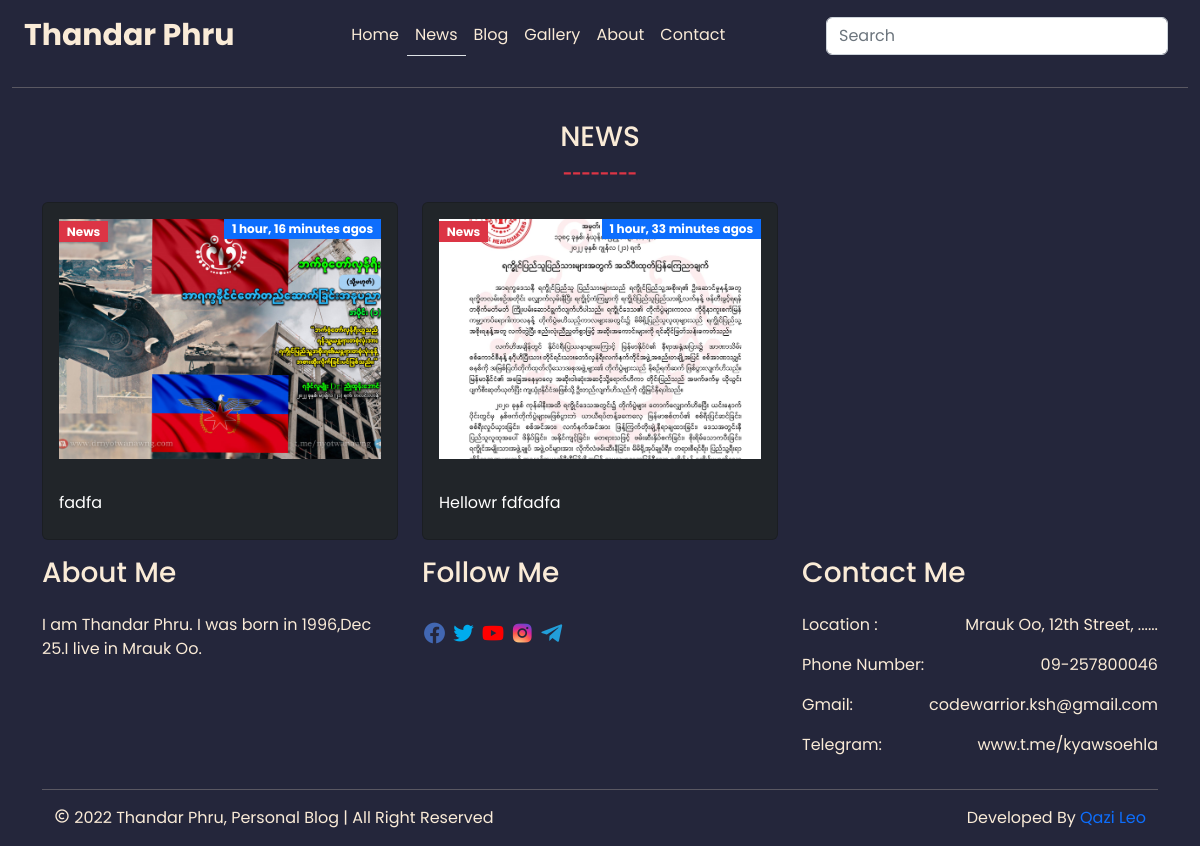
Screenshot of /category/news/ with the database file from the repository.
### base/models.py (models this page shows, shortened)
class Category(models.Model):
    name = models.CharField(max_length=100)
    slug = models.SlugField(
            default='',
            editable=False,
        )
    created = models.DateTimeField(auto_now_add=True)
    updated = models.DateTimeField(auto_now=True)
    def __str__(self):
        return self.name

class Post(models.Model):
    title = models.CharField(max_length=255)
    category = models.ForeignKey(Category, on_delete=models.CASCADE)
    slug = models.SlugField(
            default='',
            editable=False,
        )
    author = models.ForeignKey(User, on_delete=models.CASCADE)
    content = models.TextField(null=True)
    feature = models.ImageField(upload_to = 'static/postimages', blank= True,null=True)
    tags = models.ManyToManyField(Tag)
    created = models.DateTimeField(auto_now_add=True)
    updated = models.DateTimeField(auto_now=True)
    is_feature = models.BooleanField(default=False)
    class Meta:
        ordering = ('-created',)

### base/views.py (the view)
# urls.py: path('category/<str:slug>/',views.category, name='category'),
def category(request,slug):
    categories = Category.objects.all()
    category = get_object_or_404(Category, slug=slug)
    posts = Post.objects.filter(category=category)
    context = {'posts':posts,'categories':categories,'slug':slug}
    return render(request,'base/category.html',context)

### base/templates/base/category.html (shortened to what this page needs)
{% extends 'main.html' %} {% load static %} {% block content %}
<div class="container">
    <div class="row">
      <div class="text-center py-3">
        <h3 class="text-uppercase">{{slug}}</h3>
        <span class="text-danger fw-bold">--------</span>
      </div>
      {% if posts %}
      {% for post in posts %}
      <div class="col-lg-4">
        <div class="card bg-dark">
          <div class="p-3">
            <div
              class="blog-picture-background"
              style="
                background-image: url('{{post.feature.url}}');
                height: 240px;
                background-repeat: no-repeat;
                background-size: cover;
                background-position: center;
              "
            >
              <p>
                <span class="badge bg-danger text-center rounded-0"
                  >{{post.category}}</span
                >
                <span class="badge bg-primary text-center float-end rounded-0"
                  >{{post.created|timesince}} agos</span
                >
              </p>
            </div>
          </div>
          <div class="card-body">
            <div class="card-title text-dark">
              <a href="{% url 'detail' post.slug %} " class="text-white"> {{post.title | truncatechars:40}} </a>
            </div>
          </div>
        </div>
      </div>
      {% endfor %}
      {% endif %}
    </div>
  </div>
  {% endblock content %}

### templates/navbar.html (shortened to what this page needs)
{% load static %}
<nav class="navbar navbar-expand-lg">
  <div class="container-fluid">
    <a class="navbar-brand logo" href="{% url 'home' %}">Thandar Phru</a>
    <div class="collapse navbar-collapse" id="navbarSupportedContent">
      <ul class="navbar-nav mx-auto mb-2 mb-lg-0">
        {% url 'home' as url %}
        <li class="nav-item">
          <a class="nav-link {% if request.path == url %}border-bottom{% endif %}" aria-current="page" href="{% url 'home' %}">Home</a>
        </li>
        {% for category in categories %}
        {% url 'category' category.slug as url %}
        <li class="nav-item">
            <a class="nav-link {% if request.path == url %}border-bottom{% endif %}" href="{% url 'category' category.slug %}">{{category.name}}</a>
          </li>{% endfor %}
        <li class="nav-item">
          <a class="nav-link" href='{% url 'home' %}#gallery'>Gallery</a>
        </li>
        <li class="nav-item">
          <a class="nav-link" href='{% url 'home' %}#aboutme'>About</a>
        </li>
        <li class="nav-item">
          <a class="nav-link" href='{% url 'home' %}#contactme'>Contact</a>
        </li>
      </ul>
      <form class="d-flex" role="search">
        <input
          class="form-control me-2"
          type="search"
          name = "q"
          placeholder="Search"
          aria-label="Search"
        />
      </form>
    </div>
  </div>
</nav>
<hr />

### static/css/style.css (style rules this page uses)
* { font-family: "Poppins", sans-serif; }
body { background-color: #24263b; color: antiquewhite; }
.navbar-brand { color: antiquewhite !important; }
.nav-link { color: antiquewhite !important; }
.logo { font-size: 30px !important; font-weight: bold; }
a { text-decoration: none; }

### rows the page displays
Category: name "News"
Category: name "Blog"
Post: feature (picture), category "News", created "1 hour, 16 minutes", title "fadfa"
Post: feature (picture), category "News", created "1 hour, 33 minutes", title "Hellowr fdfadfa"

### other values shown
{{ slug }} "NEWS"
